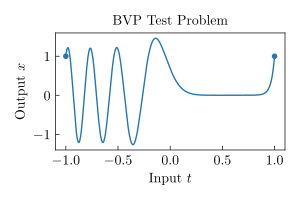

Here is the Python script that generated this plot:
"""Turn the stability-results into something to include in the paper."""

import os
import pickle

import jax.numpy as jnp
import matplotlib.pyplot as plt
import pandas as pd
from fpx import eval_utils

# Load the results
dirname = eval_utils.matching_directory(__file__, replace="from_results_to_paper")
filename = f"{dirname}/results.pkl"
with open(filename, "rb") as f:
    results = pickle.load(f)

ts = jnp.load(f"{dirname}/ts.npy")
means = jnp.load(f"{dirname}/mean.npy")

# Plot the solution
plt.rcParams.update(eval_utils.plot_style())
plt.subplots(figsize=(3, 2), tight_layout=True)
plt.plot(ts, means[:, 0])
plt.plot(ts[0], means[0, 0], marker=".", linestyle="None", color="C0")
plt.plot(ts[-1], means[-1, 0], marker=".", linestyle="None", color="C0")
plt.title("BVP Test Problem", fontsize="medium")
plt.xlabel("Input $t$")
plt.ylabel("Output $x$")

# Save the plot
name = str(__file__)
name = name.replace(".py", "")
plt.savefig(f"{name}.pdf")


# Turn the dictionary into a dataframe
df = pd.DataFrame(results)

# Format large numbers
df_formatted = df.map(lambda s: eval_utils.format_large_number_tex(s, num_digits=1))

# Print the dataframe in a latex-compatible way (to be copy/pasted)
print()
print()
print(df_formatted.to_latex())
print()
print()
print(df_formatted.T.to_latex())
print()
print()
